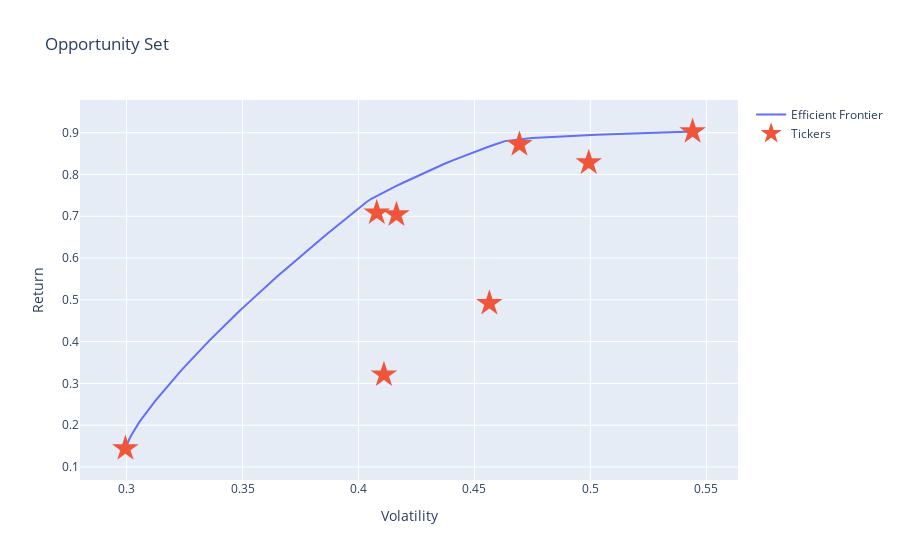

The notebook cell saved with this chart:
### Code cell
#plot efficient frontier
fig=go.Figure(data=[go.Scatter(name='Efficient Frontier',x=targetvols,y=targetrets),
                   go.Scatter(name ='Tickers',x=vols_annualized,y=returns_annualized, mode='markers', marker_symbol='star',
                             marker_size=20, hovertemplate= vols_annualized.index)])
fig.update_layout(title='Opportunity Set', xaxis_title='Volatility',yaxis_title='Return')
fig.show()
